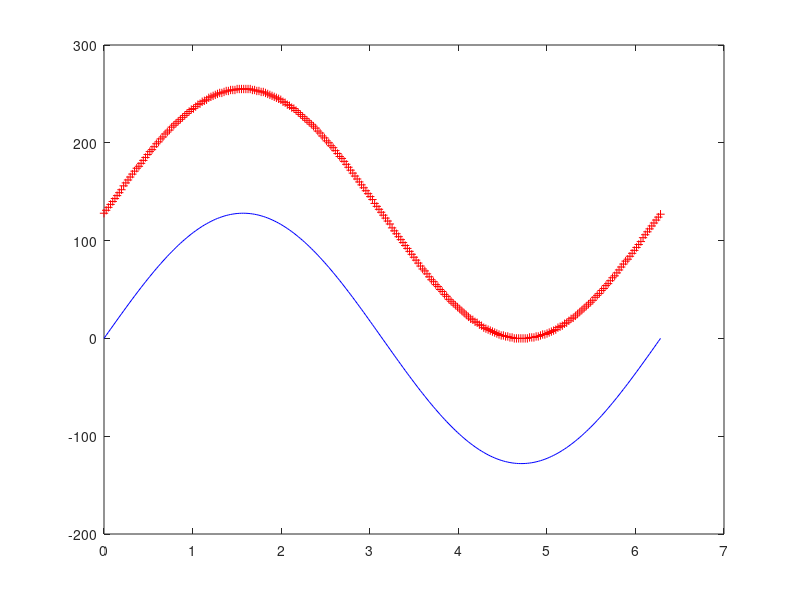

Source code (MATLAB):
% Programa de Octave/Matlab para generar muestras de 8 bits de una señal senoidal
% y alamcenarlas en un archivo de texto.

% cantidad de puntos a muestrear
N = 256;

% generamos un vector de valores lineales de "tiempo" entre 0 y 2pi
t = linspace(0, 2*pi, N);

% generamos el vector con los valores del seno para cada punto de t
s = sin(t);

% adaptamos el rango de amplitud del seño de [-1; 1] a [0; 255] para que entre en un byte
s2 = s - min(s);
s2 = round(s2/max(s2) * 255);

% graficamos las señales que acabamos de generar en funcion del tiempo
plot(t, s*128, 'b', t, s2, '+r');

% guardamos el vector de señal en un archivo de texto separado por comas
csvwrite('sin_table.txt', s2);
